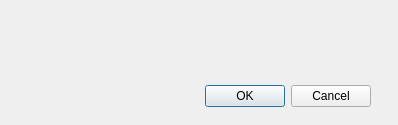
<?xml version="1.0" encoding="UTF-8"?>
<ui version="4.0">
 <class>errorMess</class>
 <widget class="QDialog" name="errorMess">
  <property name="geometry">
   <rect>
    <x>0</x>
    <y>0</y>
    <width>398</width>
    <height>125</height>
   </rect>
  </property>
  <property name="windowTitle">
   <string>Dialog</string>
  </property>
  <widget class="QDialogButtonBox" name="buttonBox">
   <property name="geometry">
    <rect>
     <x>30</x>
     <y>80</y>
     <width>341</width>
     <height>32</height>
    </rect>
   </property>
   <property name="orientation">
    <enum>Qt::Horizontal</enum>
   </property>
   <property name="standardButtons">
    <set>QDialogButtonBox::Cancel|QDialogButtonBox::Ok</set>
   </property>
  </widget>
  <widget class="QLabel" name="label">
   <property name="geometry">
    <rect>
     <x>70</x>
     <y>30</y>
     <width>261</width>
     <height>41</height>
    </rect>
   </property>
   <property name="text">
    <string/>
   </property>
  </widget>
 </widget>
 <resources/>
 <connections>
  <connection>
   <sender>buttonBox</sender>
   <signal>accepted()</signal>
   <receiver>errorMess</receiver>
   <slot>accept()</slot>
   <hints>
    <hint type="sourcelabel">
     <x>248</x>
     <y>254</y>
    </hint>
    <hint type="destinationlabel">
     <x>157</x>
     <y>274</y>
    </hint>
   </hints>
  </connection>
  <connection>
   <sender>buttonBox</sender>
   <signal>rejected()</signal>
   <receiver>errorMess</receiver>
   <slot>reject()</slot>
   <hints>
    <hint type="sourcelabel">
     <x>316</x>
     <y>260</y>
    </hint>
    <hint type="destinationlabel">
     <x>286</x>
     <y>274</y>
    </hint>
   </hints>
  </connection>
 </connections>
</ui>
